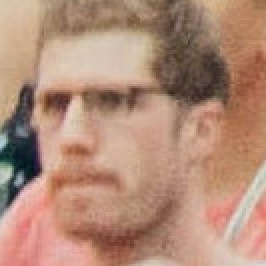
//> input picture Extração de Características/Extração de Características Momentos de Hu para regiões/pessoa.jpg, 133 x 133 px (shown 2 times larger)
$ ./momentos-regioes pessoa.jpg multidao.jpg   (built with g++ and OpenCV 4)
//> lines starting //> are read from the running program, lines starting //| are printed output that depends on the picture; after the words box and inside, x2 and y2 are one past the last pixel; in counts of white or black regions, pixels touching at a corner belong together; pictures that were not available may be replaced by others from this repository, and a replacement may not be noted
#include <iostream>
#include <vector>
#include <cmath>
#include <opencv2/opencv.hpp>

double distancia(const std::vector<double>& a, const std::vector<double>& b) {
    double soma = 0.0;
    for (int i = 0; i < 7; i++) {
        double d = a[i] - b[i];
        soma += d * d;
    }
    return std::sqrt(soma);
}

std::vector<double> calculaHu(const cv::Mat& img) {
    cv::Mat bin;
    // Threshold adaptativo
    cv::adaptiveThreshold(img, bin, 255, cv::ADAPTIVE_THRESH_GAUSSIAN_C,
                          cv::THRESH_BINARY, 11, 2);

    cv::Moments moment = cv::moments(bin, true);

    double hu[7];
    cv::HuMoments(moment, hu);

    std::vector<double> logHu(7);
    for (int i = 0; i < 7; i++) {
        logHu[i] = -1.0 * std::copysign(1.0, hu[i]) * std::log10(std::abs(hu[i]) + 1e-30); // evitar log10(0)
    }
    return logHu;
}

int main(int argc, char* argv[]) {
    if (argc < 3) {
        std::cout << "Uso: ./localiza pessoa.jpg multidao.jpg\n";
        return 0;
    }

    cv::Mat imgPessoa = cv::imread(argv[1], cv::IMREAD_GRAYSCALE);
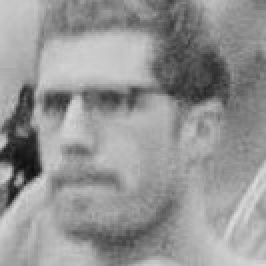
//> imgPessoa: 133 rows x 133 cols, CV_8UC1 (shown 2 times larger); min 14, max 220, mean 148.7
    cv::Mat imgMultidao = cv::imread(argv[2], cv::IMREAD_GRAYSCALE);

    if (imgPessoa.empty() || imgMultidao.empty()) {
        std::cout << "Erro ao carregar imagens.\n";
        return 0;
    }

    // Redimensiona a pessoa para acelerar
    double scalePessoa = 0.5;
    cv::resize(imgPessoa, imgPessoa, cv::Size(), scalePessoa, scalePessoa);
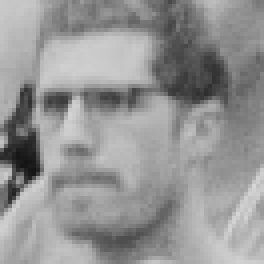
//> imgPessoa: 66 rows x 66 cols, CV_8UC1 (shown 4 times larger); min 20, max 215, mean 148.6

    int pw = imgPessoa.cols;
//> pw = 66
    int ph = imgPessoa.rows;
//> ph = 66

    std::vector<double> huPessoa = calculaHu(imgPessoa);
//> in calculaHu, `cv::adaptiveThreshold(img, bin, 255, cv::ADAPTIVE_THRESH_GAUSSIAN_C, c..`:
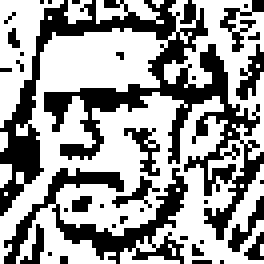
//> bin: 66 rows x 66 cols, CV_8UC1 (shown 4 times larger); 60.6% white; 36 black regions (28 under 20 px), largest, box (x1, y1, x2, y2) and area: (0, 0, 66, 60) 1052, (1, 42, 47, 66) 342, (55, 0, 66, 13) 46
//> in calculaHu, `cv::Moments moment = cv::moments(bin, true);`: moment = moments, m00 2638, centre m10/m00, m01/m00 = (31.79, 32.03)
//> in calculaHu, `cv::HuMoments(moment, hu);`: hu = [0.274, 0.000208, 6.93e-05, 7.33e-06, -5.27e-11, 1.83e-08, -1.57e-10]
//> huPessoa = [0.563, 3.68, 4.16, 5.13, -10.28, 7.74, -9.8]

    double melhorDist = 1e18;
    cv::Rect melhorRect;

    // Sliding window multi-escala
    std::vector<double> escalas = {0.8, 0.9, 1.0, 1.1, 1.2};

    for (int y = 0; y <= imgMultidao.rows - ph; y += 2) {   // passo menor = mais preciso
        for (int x = 0; x <= imgMultidao.cols - pw; x += 2) {
            cv::Rect roi(x, y, pw, ph);
            cv::Mat janela = imgMultidao(roi);

            for (double s : escalas) {
                cv::Mat janelaRedim;
                cv::resize(janela, janelaRedim, cv::Size(), s, s);
                if (janelaRedim.cols != pw || janelaRedim.rows != ph) continue;

                std::vector<double> huJanela = calculaHu(janelaRedim);
                double d = distancia(huPessoa, huJanela);

                if (d < melhorDist) {
                    melhorDist = d;
                    melhorRect = roi;
                }
            }
        }
    }
//> this loop made 34 passes
//> (melhorDist, melhorRect) on passes 1 to 12: (1.53, Rect(62, 0, 66, 66)), (1.53, Rect(62, 0, 66, 66)), (1.53, Rect(62, 0, 66, 66)), (1.17, Rect(66, 6, 66, 66)), (1.17, Rect(66, 6, 66, 66)), (1.17, Rect(66, 6, 66, 66)), (1.17, Rect(66, 6, 66, 66)), (1.17, Rect(66, 6, 66, 66)), (1.17, Rect(66, 6, 66, 66)), (1.17, Rect(66, 6, 66, 66)), (1.16, Rect(30, 20, 66, 66)), (1.16, Rect(30, 20, 66, 66))
//> after the loop, melhorDist = 0.594

    // Mostra resultado colorido
    cv::Mat imgColor = cv::imread(argv[2]);
//> imgColor is the input picture: 133 rows x 133 cols, CV_8UC3; mean B, G, R 119.4, 139.4, 178.1
    cv::Mat imgDisplay = imgColor.clone();

    // desenha retângulo
    cv::rectangle(imgDisplay, melhorRect, cv::Scalar(0, 0, 255), 2);

    // desenha círculo no centro
    cv::Point centro(
        melhorRect.x + melhorRect.width / 2,
        melhorRect.y + melhorRect.height / 2
    );
//> centro = Point(99, 81)
    cv::circle(imgDisplay, centro, 10, cv::Scalar(0, 255, 0), 3);
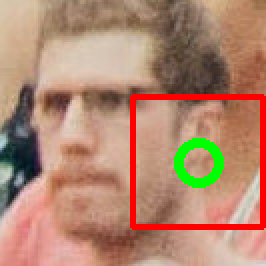
//> imgDisplay: 133 rows x 133 cols, CV_8UC3 (shown 2 times larger); mean B, G, R 112.1, 135.3, 178

    // Impressão das coordenadas
    std::cout << "Melhor correspondencia: distancia = " << melhorDist << "\n";
//| Melhor correspondencia: distancia = 0.593943
    std::cout << "Centro encontrado: x=" << centro.x
              << " y=" << centro.y << "\n";
//| Centro encontrado: x=99 y=81

    // Ajusta a janela para caber na tela
    int screenWidth = 1366;
    int screenHeight = 768;

    double fx = (double)screenWidth / imgDisplay.cols;
//> fx = 10.27
    double fy = (double)screenHeight / imgDisplay.rows;
//> fy = 5.77
    double f = std::min(fx, fy);
//> f = 5.77

    cv::Mat imgShow;
    cv::resize(imgDisplay, imgShow, cv::Size(), f, f);
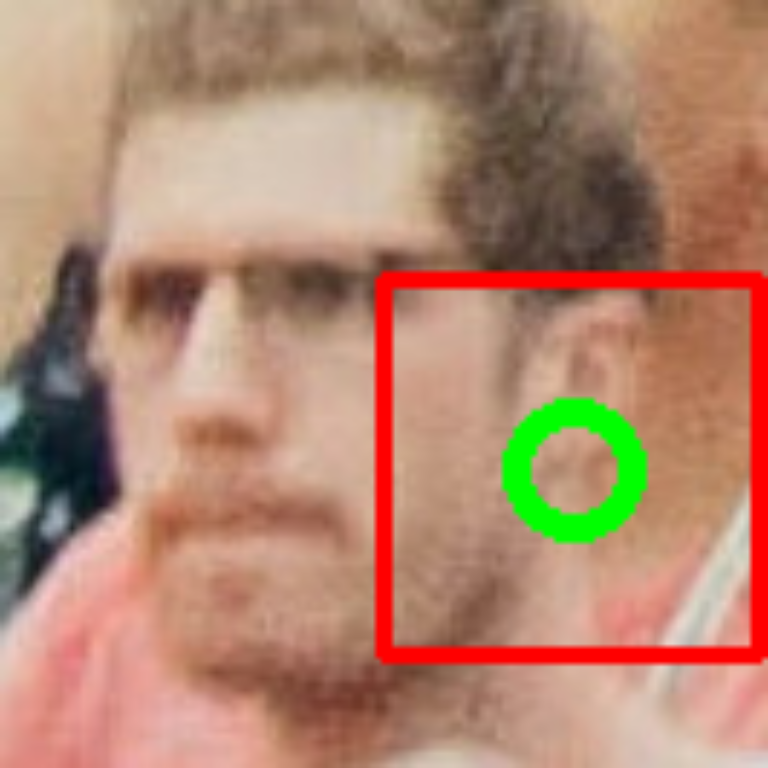
//> imgShow: 768 rows x 768 cols, CV_8UC3; mean B, G, R 112, 135.2, 177.9

    cv::imshow("Localizacao Encontrada", imgShow);
    cv::waitKey(0);

    return 0;
}
